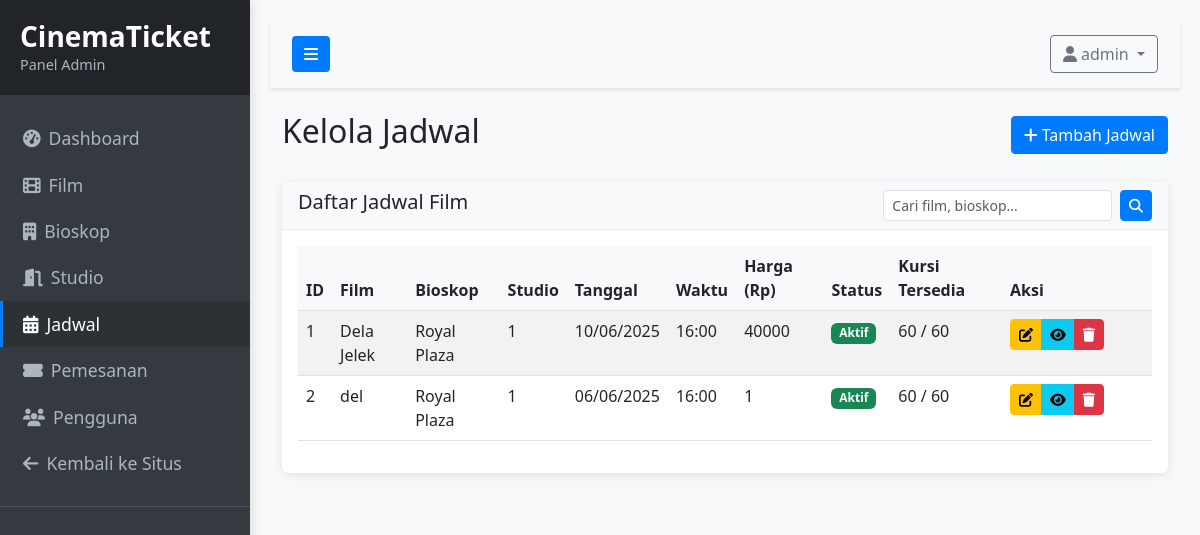
The page /admin/schedules (signed in) on the database its author committed.
### app/models/user.py (models this page shows, shortened)
class User(db.Model, UserMixin):
    __tablename__ = 'users'
    id = db.Column(db.Integer, primary_key=True)
    username = db.Column(db.String(64), unique=True, nullable=False)
    email = db.Column(db.String(120), unique=True, nullable=False)
    password_hash = db.Column(db.String(128), nullable=False)
    full_name = db.Column(db.String(100), nullable=True)
    phone_number = db.Column(db.String(20), nullable=True)
    is_admin = db.Column(db.Boolean, default=False)
    created_at = db.Column(db.DateTime, default=datetime.utcnow)
    bookings = db.relationship('Booking', backref='user', lazy='dynamic', cascade='all, delete-orphan')

### app/models/schedule.py (models this page shows, shortened)
class Schedule(db.Model):
    __tablename__ = 'schedules'
    id = db.Column(db.Integer, primary_key=True)
    movie_id = db.Column(db.Integer, db.ForeignKey('movies.id'), nullable=False)
    room_id = db.Column(db.Integer, db.ForeignKey('rooms.id'), nullable=False)
    start_time = db.Column(db.DateTime, nullable=False)
    price = db.Column(db.Float, nullable=False)
    is_active = db.Column(db.Boolean, default=True)
    created_at = db.Column(db.DateTime, default=datetime.utcnow)
    bookings = db.relationship('Booking', backref='schedule', lazy='dynamic', cascade='all, delete-orphan')
    def get_available_seats_count(self):
        from app.models.booking import BookedSeat, Booking
        total_seats = self.room.capacity
        booked_seats = db.session.query(BookedSeat).join(
            Booking, BookedSeat.booking_id == Booking.id
        ).filter(
            Booking.schedule_id == self.id
        ).count()
        return total_seats - booked_seats
    def is_sold_out(self):
        return self.get_available_seats_count() <= 0

### app/models/movie.py (models this page shows, shortened)
class Movie(db.Model):
    __tablename__ = 'movies'
    id = db.Column(db.Integer, primary_key=True)
    title = db.Column(db.String(200), nullable=False)
    description = db.Column(db.Text, nullable=True)
    duration = db.Column(db.Integer, nullable=False)  # Durasi dalam menit
    release_date = db.Column(db.Date, nullable=True)
    poster_image = db.Column(db.String(255), nullable=True)  # Path ke file poster
    trailer_url = db.Column(db.String(255), nullable=True)
    director = db.Column(db.String(100), nullable=True)
    cast = db.Column(db.Text, nullable=True)
    rating = db.Column(db.String(10), nullable=True)  # Rating film (G, PG, PG-13, R, dll)
    is_showing = db.Column(db.Boolean, default=True)
    created_at = db.Column(db.DateTime, default=datetime.utcnow)
    updated_at = db.Column(db.DateTime, default=datetime.utcnow, onupdate=datetime.utcnow)
    schedules = db.relationship('Schedule', backref='movie', lazy='dynamic', cascade='all, delete-orphan')

### app/models/theater.py (models this page shows, shortened)
class Theater(db.Model):
    __tablename__ = 'theaters'
    id = db.Column(db.Integer, primary_key=True)
    name = db.Column(db.String(100), nullable=False)
    location = db.Column(db.String(200), nullable=True)
    description = db.Column(db.Text, nullable=True)
    rooms = db.relationship('Room', backref='theater', lazy='dynamic', cascade='all, delete-orphan')

class Room(db.Model):
    __tablename__ = 'rooms'
    id = db.Column(db.Integer, primary_key=True)
    name = db.Column(db.String(50), nullable=False)
    capacity = db.Column(db.Integer, nullable=False)
    theater_id = db.Column(db.Integer, db.ForeignKey('theaters.id'), nullable=False)
    room_type = db.Column(db.String(50), nullable=True)  # Regular, IMAX, 3D, VIP, dll
    is_active = db.Column(db.Boolean, default=True)
    seats = db.relationship('Seat', backref='room', lazy='dynamic', cascade='all, delete-orphan')
    schedules = db.relationship('Schedule', backref='room', lazy='dynamic', cascade='all, delete-orphan')

### app/routes/admin.py (the view)
@admin_bp.route('/schedules')
@login_required
@admin_required
def schedules():
    schedules = Schedule.query.join(Movie).join(Room).order_by(Schedule.start_time.desc()).all()
    return render_template('admin/schedules.html', title='Kelola Jadwal', schedules=schedules)

### app/models/user.py (called while the page is built)
@login_manager.user_loader
def load_user(user_id):
    return User.query.get(int(user_id))

### app/routes/admin.py (called while the page is built)
def admin_required(f):
    @wraps(f)
    def decorated_function(*args, **kwargs):
        if not current_user.is_authenticated or not current_user.is_admin:
            flash('Anda tidak memiliki akses ke halaman ini', 'danger')
            return redirect(url_for('main.index'))
        return f(*args, **kwargs)
    return decorated_function

### app/templates/admin/schedules.html (shortened to what this page needs)
{% extends "admin/layout.html" %}
{% block content %}
<div class="d-flex justify-content-between align-items-center mb-4">
    <h1 class="h2">Kelola Jadwal</h1>
    <a href="{{ url_for('admin.add_schedule') }}" class="btn btn-primary">
        <i class="fas fa-plus me-1"></i>Tambah Jadwal
    </a>
</div>
<div class="card">
    <div class="card-header">
        <div class="row">
            <div class="col-md-8">
                <h5 class="mb-0">Daftar Jadwal Film</h5>
            </div>
            <div class="col-md-4">
                <form action="{{ url_for('admin.schedules') }}" method="GET" class="d-flex">
                    <input type="text" name="search" class="form-control form-control-sm me-2" placeholder="Cari film, bioskop...">
                    <button type="submit" class="btn btn-sm btn-primary">
                        <i class="fas fa-search"></i>
                    </button>
                </form>
            </div>
        </div>
    </div>
    <div class="card-body">
        <div class="table-responsive">
            <table class="table table-striped table-hover">
                <thead>
                    <tr>
                        <th>ID</th>
                        <th>Film</th>
                        <th>Bioskop</th>
                        <th>Studio</th>
                        <th>Tanggal</th>
                        <th>Waktu</th>
                        <th>Harga (Rp)</th>
                        <th>Status</th>
                        <th>Kursi Tersedia</th>
                        <th style="width: 150px;">Aksi</th>
                    </tr>
                </thead>
                <tbody>
                    {% for schedule in schedules %}
                    <tr>
                        <td>{{ schedule.id }}</td>
                        <td>{{ schedule.movie.title }}</td>
                        <td>{{ schedule.room.theater.name }}</td>
                        <td>{{ schedule.room.name }}</td>
                        <td>{{ schedule.start_time.strftime('%d/%m/%Y') }}</td>
                        <td>{{ schedule.start_time.strftime('%H:%M') }}</td>
                        <td>{{ "%.0f"|format(schedule.price) }}</td>
                        <td>
                            {% if schedule.is_active %}
                            <span class="badge bg-success">Aktif</span>
                            {% else %}
                            <span class="badge bg-danger">Tidak Aktif</span>
                            {% endif %}
                        </td>
                        <td>
                            {{ schedule.get_available_seats_count() }} / {{ schedule.room.capacity }}
                        </td>
                        <td>
                            <div class="btn-group btn-group-sm">
                                <a href="{{ url_for('admin.edit_schedule', schedule_id=schedule.id) }}" class="btn btn-warning" data-bs-toggle="tooltip" title="Edit">
                                    <i class="fas fa-edit"></i>
                                </a>
                                <a href="{{ url_for('movies.detail', movie_id=schedule.movie.id) }}" class="btn btn-info" target="_blank" data-bs-toggle="tooltip" title="Lihat Film">
                                    <i class="fas fa-eye"></i>
                                </a>
                                <button type="button" class="btn btn-danger" data-bs-toggle="modal" data-bs-target="#deleteModal{{ schedule.id }}" data-bs-toggle="tooltip" title="Hapus">
                                    <i class="fas fa-trash"></i>
                                </button>
                            </div>
                        </td>
                    </tr>
                    {% else %}
                    <tr>
                        <td colspan="10" class="text-center">Belum ada jadwal yang ditambahkan.</td>
                    </tr>
                    {% endfor %}
                </tbody>
            </table>
        </div>
    </div>
</div>
{% endblock %}

### app/templates/admin/layout.html (shortened to what this page needs)
<!DOCTYPE html>
<html lang="id">
<head>
    <link href="https://cdnjs.cloudflare.com/ajax/libs/bootstrap/5.3.0/css/bootstrap.min.css" rel="stylesheet">
    <link href="https://cdnjs.cloudflare.com/ajax/libs/font-awesome/6.4.0/css/all.min.css" rel="stylesheet">
    <link rel="stylesheet" href="{{ url_for('static', filename='css/admin.css') }}">
</head>
<body>
    <div class="wrapper">
        <nav id="sidebar">
            <div class="sidebar-header">
                <h3>CinemaTicket</h3>
                <p>Panel Admin</p>
            </div>
            <ul class="list-unstyled components">
                <li class="{{ 'active' if request.endpoint == 'admin.index' else '' }}">
                    <a href="{{ url_for('admin.index') }}">
                        <i class="fas fa-tachometer-alt me-2"></i>Dashboard
                    </a>
                </li>
                <li class="{{ 'active' if 'admin.movies' in request.endpoint else '' }}">
                    <a href="{{ url_for('admin.movies') }}">
                        <i class="fas fa-film me-2"></i>Film
                    </a>
                </li>
                <li class="{{ 'active' if 'admin.theaters' in request.endpoint else '' }}">
                    <a href="{{ url_for('admin.theaters') }}">
                        <i class="fas fa-building me-2"></i>Bioskop
                    </a>
                </li>
                <li class="{{ 'active' if 'admin.rooms' in request.endpoint else '' }}">
                    <a href="{{ url_for('admin.rooms') }}">
                        <i class="fas fa-door-open me-2"></i>Studio
                    </a>
                </li>
                <li class="{{ 'active' if 'admin.schedules' in request.endpoint else '' }}">
                    <a href="{{ url_for('admin.schedules') }}">
                        <i class="fas fa-calendar-alt me-2"></i>Jadwal
                    </a>
                </li>
                <li class="{{ 'active' if 'admin.bookings' in request.endpoint else '' }}">
                    <a href="{{ url_for('admin.bookings') }}">
                        <i class="fas fa-ticket-alt me-2"></i>Pemesanan
                    </a>
                </li>
                <li class="{{ 'active' if 'admin.users' in request.endpoint else '' }}">
                    <a href="{{ url_for('admin.users') }}">
                        <i class="fas fa-users me-2"></i>Pengguna
                    </a>
                </li>
                <li>
                    <a href="{{ url_for('main.index') }}">
                        <i class="fas fa-arrow-left me-2"></i>Kembali ke Situs
                    </a>
                </li>
            </ul>
        </nav>
        <div id="content">
            <nav class="navbar navbar-expand-lg navbar-light bg-light">
                <div class="container-fluid">
                    <button type="button" id="sidebarCollapse" class="btn btn-primary">
                        <i class="fas fa-bars"></i>
                    </button>
                    <div class="ms-auto">
                        <div class="dropdown">
                            <button class="btn btn-outline-secondary dropdown-toggle" type="button" id="userDropdown" data-bs-toggle="dropdown" aria-expanded="false">
                                <i class="fas fa-user me-1"></i>{{ current_user.username }}
                            </button>
                        </div>
                    </div>
                </div>
            </nav>
            <div class="container-fluid">
                {% block content %}{% endblock %}
            </div>
        </div>
    </div>
</body>
</html>

### app/static/css/admin.css (style rules this page uses)
body { font-family: 'Segoe UI', Tahoma, Geneva, Verdana, sans-serif; background-color: #f8f9fa; }
.wrapper { display: flex; width: 100%; align-items: stretch; }
#sidebar { min-width: 250px; max-width: 250px; background: #343a40; color: #fff; transition: all 0.3s; box-shadow: 3px 0 10px rgba(0, 0, 0, 0.1); z-index: 999; height: 100vh; position: fixed; overflow-y: auto; }
#sidebar .sidebar-header { padding: 20px; background: #212529; }
#sidebar .sidebar-header h3 { margin: 0; font-weight: bold; }
#sidebar .sidebar-header p { margin: 0; color: #adb5bd; font-size: 0.9rem; }
#sidebar ul.components { padding: 20px 0; border-bottom: 1px solid #4b545c; }
#sidebar ul li a { padding: 10px 20px; font-size: 1.1em; display: block; color: #adb5bd; text-decoration: none; transition: all 0.3s; border-left: 3px solid transparent; }
#sidebar ul li.active > a { color: #fff; background: #2c3136; border-left: 3px solid #007bff; }
#content { width: 100%; padding: 20px; min-height: 100vh; transition: all 0.3s; margin-left: 250px; }
.navbar { padding: 15px 10px; background: #fff; border: none; border-radius: 0; margin-bottom: 20px; box-shadow: 0 2px 4px rgba(0, 0, 0, 0.1); }
#sidebarCollapse { background: #007bff; color: #fff; border: none; }
.card { margin-bottom: 20px; border: none; box-shadow: 0 2px 10px rgba(0, 0, 0, 0.1); }
.card-header { background-color: #f8f9fa; border-bottom: 1px solid #e9ecef; font-weight: bold; }
.table th { font-weight: 600; background-color: #f8f9fa; }
.btn { border-radius: 4px; font-weight: 500; }
.btn-primary { background-color: #007bff; border-color: #007bff; }
.form-control { border-radius: 4px; }

### rows shown on the page
User: username "admin"
Schedule: id "1", movie "Dela Jelek", room.theater.name "Royal Plaza", room.name "1", start_time "10/06/2025", start_time "16:00", price "40000", is_active "Aktif", get_available_seats_count "60", room.capacity "60"
Schedule: id "2", movie "del", room.theater.name "Royal Plaza", room.name "1", start_time "06/06/2025", start_time "16:00", price "1", is_active "Aktif", get_available_seats_count "60", room.capacity "60"
